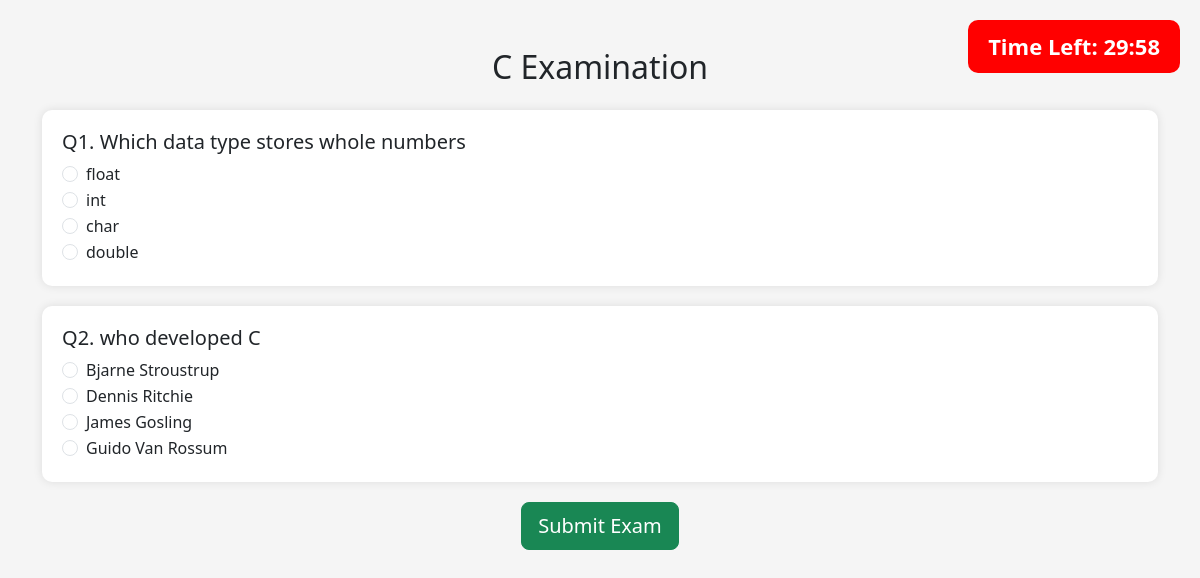
The page /exam/5/ on the database its author committed.
### exam/models.py (models this page shows, shortened)
class Subject(models.Model):
    subject_name = models.CharField(max_length=100)

class Question(models.Model):
    subject = models.ForeignKey(Subject, on_delete=models.CASCADE)
    question = models.TextField()
    option1 = models.CharField(max_length=200)
    option2 = models.CharField(max_length=200)
    option3 = models.CharField(max_length=200)
    option4 = models.CharField(max_length=200)
    answer = models.CharField(max_length=200)

### exam/views.py (the view, shortened to what this page needs)
# urls.py: path('exam/<int:subject_id>/', views.subject_exam, name='subject_exam'),
def subject_exam(request, subject_id):
    subject = Subject.objects.get(id=subject_id)
    questions = Question.objects.filter(subject=subject)
    return render(request, "subject_exam.html", {
        "subject": subject,
        "questions": questions
    })

### templates/subject_exam.html (shortened to what this page needs)
<!DOCTYPE html>
<html>
<head>
    <link href="https://cdn.jsdelivr.net/npm/bootstrap@5.3.0/dist/css/bootstrap.min.css" rel="stylesheet">
</head>
<body>
    <div class="timer">
        Time Left:
        <span id="time">30:00</span>
    </div>
    <div class="container mt-5">
        <h2 class="text-center mb-4">
            {{ subject.subject_name }} Examination
        </h2>
        <form method="POST" id="examForm">
            {% for question in questions %}
            <div class="question-box">
                <h5>
                    Q{{ forloop.counter }}.
                    {{ question.question }}
                </h5>
                <div class="form-check">
                    <input class="form-check-input" type="radio" name="{{ question.id }}"
                        value="{{ question.option1 }}">
                    <label class="form-check-label">
                        {{ question.option1 }}
                    </label>
                </div>
                <div class="form-check">
                    <input class="form-check-input" type="radio" name="{{ question.id }}"
                        value="{{ question.option2 }}">
                    <label class="form-check-label">
                        {{ question.option2 }}
                    </label>
                </div>
                <div class="form-check">
                    <input class="form-check-input" type="radio" name="{{ question.id }}"
                        value="{{ question.option3 }}">
                    <label class="form-check-label">
                        {{ question.option3 }}
                    </label>
                </div>
                <div class="form-check">
                    <input class="form-check-input" type="radio" name="{{ question.id }}"
                        value="{{ question.option4 }}">
                    <label class="form-check-label">
                        {{ question.option4 }}
                    </label>
                </div>
            </div>
            {% endfor %}
            <div class="text-center mb-5">
                <button class="btn btn-success btn-lg">
                    Submit Exam
                </button>
            </div>
        </form>
    </div>
</body>
</html>

### templates/subject_exam.html (style rules this page uses)
body { background: #f5f5f5; }
.timer { position: fixed; top: 20px; right: 20px; background: red; color: white; padding: 10px 20px; border-radius: 10px; font-size: 22px; font-weight: bold; }
.question-box { background: white; padding: 20px; margin-bottom: 20px; border-radius: 10px; box-shadow: 0 0 10px rgba(0, 0, 0, 0.1); }

### rows shown on the page
Subject: subject_name "C"
Question: question "Which data type stores whole numbers", option1 "float", option2 "int", option3 "char", option4 "double"
Question: question "who developed C", option1 "Bjarne Stroustrup", option2 "Dennis Ritchie", option3 "James Gosling", option4 "Guido Van Rossum"
